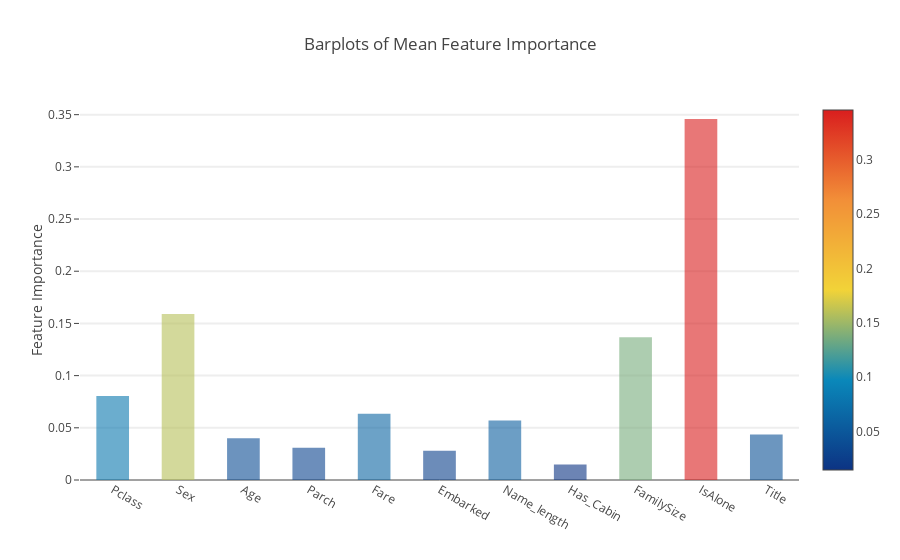

Here is the notebook cell this chart was saved with:
### Markdown cell above
**Plotly Barplot of Average Feature Importances**

Having obtained the mean feature importance across all our classifiers, we can plot them into a Plotly bar plot as follows:

### Code cell
y = feature_dataframe['mean'].values
x = feature_dataframe['features'].values
data = [go.Bar(
            x= x,
             y= y,
            width = 0.5,
            marker=dict(
               color = feature_dataframe['mean'].values,
            colorscale='Portland',
            showscale=True,
            reversescale = False
            ),
            opacity=0.6
        )]

layout= go.Layout(
    autosize= True,
    title= 'Barplots of Mean Feature Importance',
    hovermode= 'closest',
#     xaxis= dict(
#         title= 'Pop',
#         ticklen= 5,
#         zeroline= False,
#         gridwidth= 2,
#     ),
    yaxis=dict(
        title= 'Feature Importance',
        ticklen= 5,
        gridwidth= 2
    ),
    showlegend= False
)
fig = go.Figure(data=data, layout=layout)
py.iplot(fig, filename='bar-direct-labels')

### Figure 1 — Plotly figure (JSON) as saved in the notebook; plotly's stock layout.template omitted (floating-point values rounded to 4 significant figures)
{"data": [{"y": [0.08059, 0.1591, 0.04, 0.03084, 0.06338, 0.02812, 0.05698, 0.01473, 0.1368, 0.3458, 0.04361], "x": ["Pclass", "Sex", "Age", "Parch", "Fare", "Embarked", "Name_length", "Has_Cabin", "FamilySize", "IsAlone", "Title"], "type": "bar", "opacity": 0.6, "marker": {"color": [0.08059, 0.1591, 0.04, 0.03084, 0.06338, 0.02812, 0.05698, 0.01473, 0.1368, 0.3458, 0.04361], "colorscale": "Portland", "reversescale": false, "showscale": true}, "width": 0.5}], "layout": {"showlegend": false, "title": "Barplots of Mean Feature Importance", "autosize": true, "hovermode": "closest", "yaxis": {"gridwidth": 2, "title": "Feature Importance", "ticklen": 5}}}
